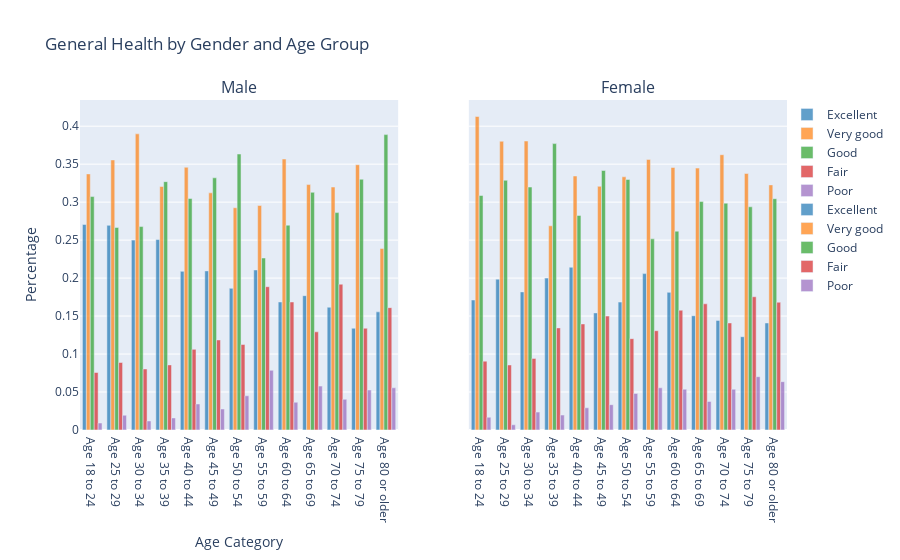

Notebook source saved alongside this figure:
### Markdown cell above
**2. Visualization**

### Code cell
# Filter the data for males and females
male_data = health_counts[health_counts["Sex"] == "Male"]
female_data = health_counts[health_counts["Sex"] == "Female"]

# Define the colors for each health status
colors = ['rgba(31, 119, 180, 0.7)', 'rgba(255, 127, 14, 0.7)', 'rgba(44, 160, 44, 0.7)',
          'rgba(214, 39, 40, 0.7)', 'rgba(148, 103, 189, 0.7)']

# Create subplots for males and females with shared y-axis
fig = make_subplots(rows=1, cols=2, subplot_titles=("Male", "Female"), shared_yaxes=True)

# Plot the stacked bar chart for males
for i, status in enumerate(["Excellent", "Very good", "Good", "Fair", "Poor"]):
    fig.add_trace(go.Bar(x=male_data["AgeCategory"], y=male_data[status], name=status, marker_color=colors[i]), row=1, col=1)

# Plot the stacked bar chart for females
for i, status in enumerate(["Excellent", "Very good", "Good", "Fair", "Poor"]):
    fig.add_trace(go.Bar(x=female_data["AgeCategory"], y=female_data[status], name=status, marker_color=colors[i]), row=1, col=2)

# Customize the legend
fig.update_layout(legend=dict(x=1, y=1, traceorder="normal", bgcolor='rgba(0,0,0,0)'), showlegend=True)

# Customize the layout
fig.update_layout(title="General Health by Gender and Age Group", xaxis_title="Age Category", yaxis_title="Percentage")

# Show the plot
fig.show()

### Figure 1 — Plotly figure (JSON) as saved in the notebook; plotly's stock layout.template omitted (floating-point values rounded to 4 significant figures)
{"data": [{"marker": {"color": "rgba(31, 119, 180, 0.7)"}, "name": "Excellent", "type": "bar", "x": ["Age 18 to 24", "Age 25 to 29", "Age 30 to 34", "Age 35 to 39", "Age 40 to 44", "Age 45 to 49", "Age 50 to 54", "Age 55 to 59", "Age 60 to 64", "Age 65 to 69", "Age 70 to 74", "Age 75 to 79", "Age 80 or older"], "xaxis": "x", "y": [0.2706, 0.2694, 0.25, 0.2508, 0.2089, 0.2095, 0.1865, 0.2107, 0.1685, 0.1769, 0.1616, 0.134, 0.1556], "yaxis": "y"}, {"marker": {"color": "rgba(255, 127, 14, 0.7)"}, "name": "Very good", "type": "bar", "x": ["Age 18 to 24", "Age 25 to 29", "Age 30 to 34", "Age 35 to 39", "Age 40 to 44", "Age 45 to 49", "Age 50 to 54", "Age 55 to 59", "Age 60 to 64", "Age 65 to 69", "Age 70 to 74", "Age 75 to 79", "Age 80 or older"], "xaxis": "x", "y": [0.3372, 0.3556, 0.3899, 0.3206, 0.3459, 0.3123, 0.2926, 0.2956, 0.3567, 0.3231, 0.3199, 0.3493, 0.2389], "yaxis": "y"}, {"marker": {"color": "rgba(44, 160, 44, 0.7)"}, "name": "Good", "type": "bar", "x": ["Age 18 to 24", "Age 25 to 29", "Age 30 to 34", "Age 35 to 39", "Age 40 to 44", "Age 45 to 49", "Age 50 to 54", "Age 55 to 59", "Age 60 to 64", "Age 65 to 69", "Age 70 to 74", "Age 75 to 79", "Age 80 or older"], "xaxis": "x", "y": [0.3073, 0.2667, 0.2679, 0.327, 0.3048, 0.332, 0.3633, 0.2264, 0.2697, 0.3129, 0.2862, 0.3301, 0.3889], "yaxis": "y"}, {"marker": {"color": "rgba(214, 39, 40, 0.7)"}, "name": "Fair", "type": "bar", "x": ["Age 18 to 24", "Age 25 to 29", "Age 30 to 34", "Age 35 to 39", "Age 40 to 44", "Age 45 to 49", "Age 50 to 54", "Age 55 to 59", "Age 60 to 64", "Age 65 to 69", "Age 70 to 74", "Age 75 to 79", "Age 80 or older"], "xaxis": "x", "y": [0.07569, 0.08889, 0.08036, 0.08571, 0.1062, 0.1186, 0.1125, 0.1887, 0.1685, 0.1293, 0.1919, 0.134, 0.1611], "yaxis": "y"}, {"marker": {"color": "rgba(148, 103, 189, 0.7)"}, "name": "Poor", "type": "bar", "x": ["Age 18 to 24", "Age 25 to 29", "Age 30 to 34", "Age 35 to 39", "Age 40 to 44", "Age 45 to 49", "Age 50 to 54", "Age 55 to 59", "Age 60 to 64", "Age 65 to 69", "Age 70 to 74", "Age 75 to 79", "Age 80 or older"], "xaxis": "x", "y": [0.009174, 0.01944, 0.0119, 0.01587, 0.03425, 0.02767, 0.04502, 0.07862, 0.03652, 0.05782, 0.0404, 0.05263, 0.05556], "yaxis": "y"}, {"marker": {"color": "rgba(31, 119, 180, 0.7)"}, "name": "Excellent", "type": "bar", "x": ["Age 18 to 24", "Age 25 to 29", "Age 30 to 34", "Age 35 to 39", "Age 40 to 44", "Age 45 to 49", "Age 50 to 54", "Age 55 to 59", "Age 60 to 64", "Age 65 to 69", "Age 70 to 74", "Age 75 to 79", "Age 80 or older"], "xaxis": "x2", "y": [0.1711, 0.1986, 0.1818, 0.2, 0.2143, 0.1542, 0.1684, 0.2059, 0.1812, 0.1505, 0.1443, 0.1228, 0.1409], "yaxis": "y2"}, {"marker": {"color": "rgba(255, 127, 14, 0.7)"}, "name": "Very good", "type": "bar", "x": ["Age 18 to 24", "Age 25 to 29", "Age 30 to 34", "Age 35 to 39", "Age 40 to 44", "Age 45 to 49", "Age 50 to 54", "Age 55 to 59", "Age 60 to 64", "Age 65 to 69", "Age 70 to 74", "Age 75 to 79", "Age 80 or older"], "xaxis": "x2", "y": [0.4128, 0.3801, 0.3805, 0.2689, 0.3344, 0.3208, 0.3333, 0.3562, 0.3456, 0.3448, 0.3624, 0.3377, 0.3227], "yaxis": "y2"}, {"marker": {"color": "rgba(44, 160, 44, 0.7)"}, "name": "Good", "type": "bar", "x": ["Age 18 to 24", "Age 25 to 29", "Age 30 to 34", "Age 35 to 39", "Age 40 to 44", "Age 45 to 49", "Age 50 to 54", "Age 55 to 59", "Age 60 to 64", "Age 65 to 69", "Age 70 to 74", "Age 75 to 79", "Age 80 or older"], "xaxis": "x2", "y": [0.3087, 0.3288, 0.3199, 0.377, 0.2825, 0.3417, 0.3299, 0.2516, 0.2617, 0.3009, 0.2987, 0.2939, 0.3045], "yaxis": "y2"}, {"marker": {"color": "rgba(214, 39, 40, 0.7)"}, "name": "Fair", "type": "bar", "x": ["Age 18 to 24", "Age 25 to 29", "Age 30 to 34", "Age 35 to 39", "Age 40 to 44", "Age 45 to 49", "Age 50 to 54", "Age 55 to 59", "Age 60 to 64", "Age 65 to 69", "Age 70 to 74", "Age 75 to 79", "Age 80 or older"], "xaxis": "x2", "y": [0.0906, 0.08562, 0.09428, 0.1344, 0.1396, 0.15, 0.1203, 0.1307, 0.1577, 0.1661, 0.1409, 0.1754, 0.1682], "yaxis": "y2"}, {"marker": {"color": "rgba(148, 103, 189, 0.7)"}, "name": "Poor", "type": "bar", "x": ["Age 18 to 24", "Age 25 to 29", "Age 30 to 34", "Age 35 to 39", "Age 40 to 44", "Age 45 to 49", "Age 50 to 54", "Age 55 to 59", "Age 60 to 64", "Age 65 to 69", "Age 70 to 74", "Age 75 to 79", "Age 80 or older"], "xaxis": "x2", "y": [0.01678, 0.006849, 0.02357, 0.01967, 0.02922, 0.03333, 0.04811, 0.05556, 0.05369, 0.03762, 0.05369, 0.07018, 0.06364], "yaxis": "y2"}], "layout": {"annotations": [{"font": {"size": 16}, "showarrow": false, "text": "Male", "x": 0.225, "xanchor": "center", "xref": "paper", "y": 1, "yanchor": "bottom", "yref": "paper"}, {"font": {"size": 16}, "showarrow": false, "text": "Female", "x": 0.775, "xanchor": "center", "xref": "paper", "y": 1, "yanchor": "bottom", "yref": "paper"}], "legend": {"bgcolor": "rgba(0,0,0,0)", "traceorder": "normal", "x": 1, "y": 1}, "showlegend": true, "title": {"text": "General Health by Gender and Age Group"}, "xaxis": {"anchor": "y", "domain": [0, 0.45], "title": {"text": "Age Category"}}, "xaxis2": {"anchor": "y2", "domain": [0.55, 1]}, "yaxis": {"anchor": "x", "domain": [0, 1], "title": {"text": "Percentage"}}, "yaxis2": {"anchor": "x2", "domain": [0, 1], "matches": "y", "showticklabels": false}}}
